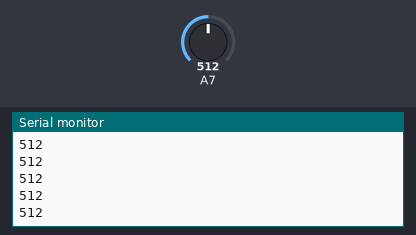
Simulated run of this sketch. Board: Arduino Nano, built with avr-gcc and run on an emulated ATmega328P. Parts: the last lines printed to the serial monitor. The test bench sets the inputs (shaded band); at power-on: A7 = 512.

Above: at 1.2 s.
1.3 s: A7 set to 716
At 1.56 s:
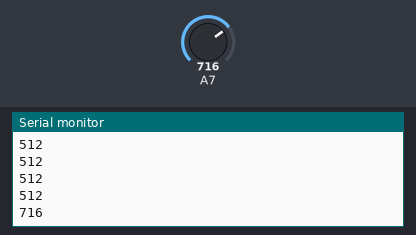
2.8 s: A7 set to 900
At 2.96 s:
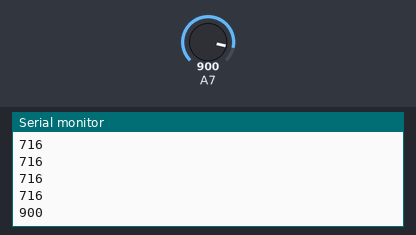
Timing chart, 0 to 5.8 s (numbered marks = the images above; inputs shaded):
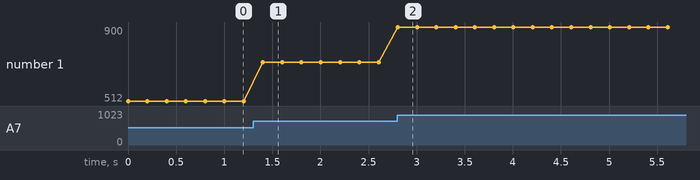

Measured:
- after the input at 1.3 s, the serial monitor: prints a new line after 0.10 s (image 1)
- after the input at 2.8 s, the serial monitor: prints a new line at once (image 2)
- plotted number 1: 512 → 716 after the input at 1.3 s, 716 → 900 after the input at 2.8 s

The sketch:

sketch_oct27a.ino
```cpp
void setup()
{
 pinMode(A7, INPUT);
 Serial.begin(9600);
}

void loop()
{
int x=analogRead(A7);
Serial.println(x);
delay(200);
}
```
